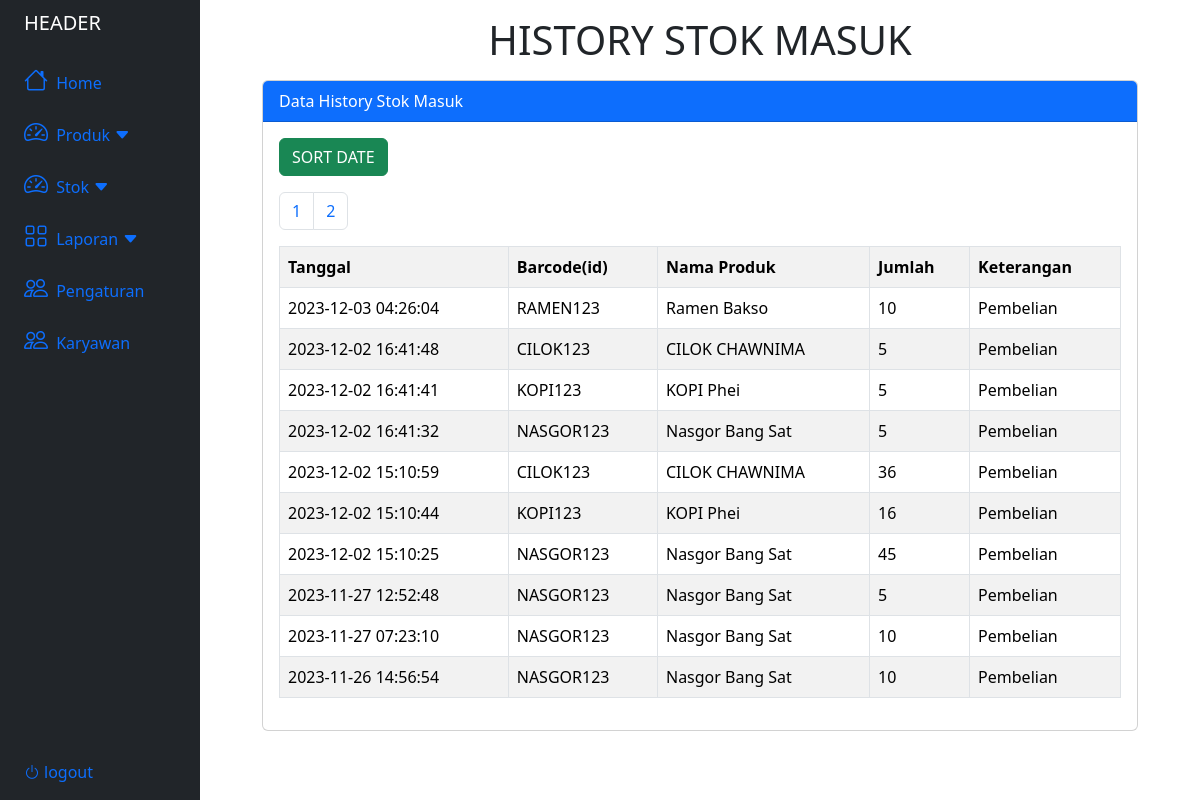
/laporan/sm_history.php, run on an earlier commit of the app's database.
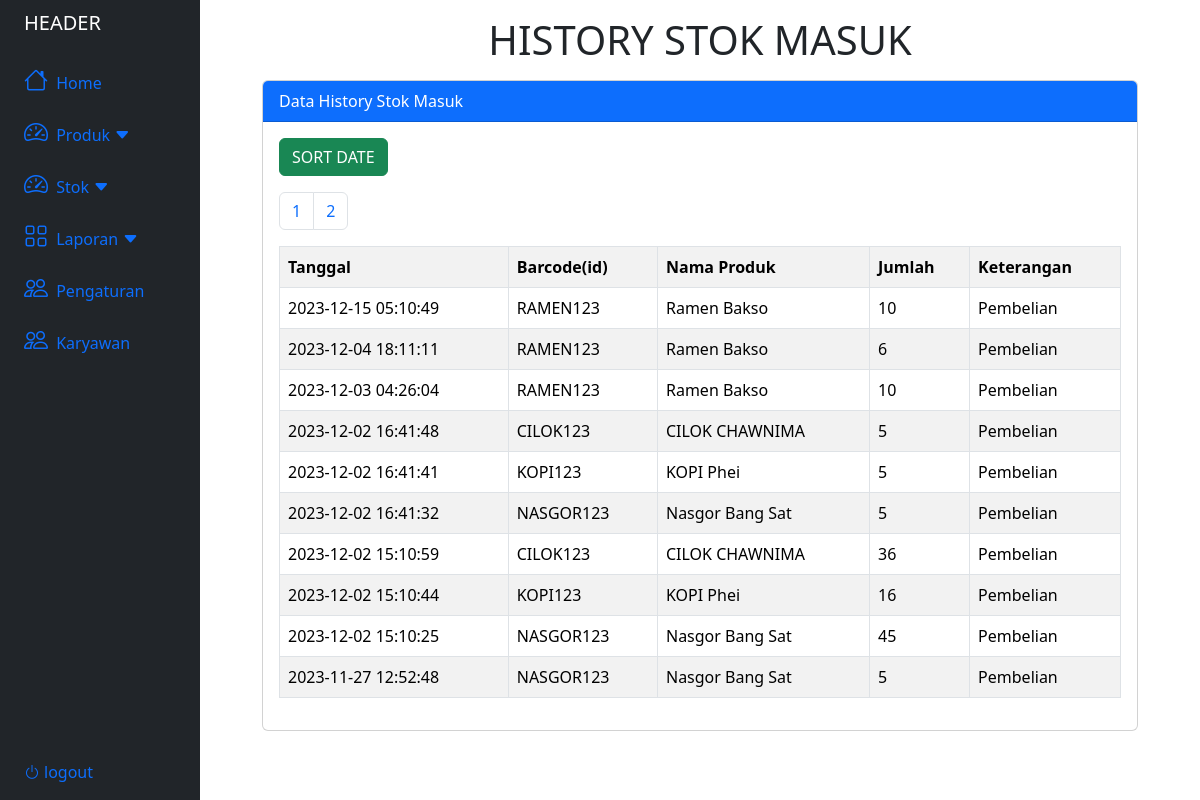
And on a later commit of the database.
### tables this page shows
CREATE TABLE `stokmasuk` (
  `id_sm` int(11) NOT NULL,
  `tanggal` timestamp NOT NULL DEFAULT current_timestamp(),
  `id_produk` varchar(50) NOT NULL,
  `jumlah` int(11) NOT NULL,
  `id_keterangan` int(50) NOT NULL
);

CREATE TABLE `produk` (
  `id_produk` varchar(50) NOT NULL,
  `nama_produk` varchar(50) NOT NULL,
  `satuan` int(50) NOT NULL,
  `kategori` int(50) NOT NULL,
  `harga` int(50) NOT NULL,
  `stok` int(50) NOT NULL DEFAULT 0
);

CREATE TABLE `keteranganmasuk` (
  `id_km` int(11) NOT NULL,
  `nama_km` varchar(50) NOT NULL
);

### laporan/sm_history.php (the view, shortened to what this page needs)
<?php
include("../database.php");
?>
<!DOCTYPE html>
<html lang="en">
<head>
    <link rel="stylesheet" href="https://cdnjs.cloudflare.com/ajax/libs/font-awesome/6.0.0/css/all.min.css">
    <link rel="stylesheet" href="https://cdn.jsdelivr.net/npm/bootstrap-icons@1.11.1/font/bootstrap-icons.css">
    <link href="https://cdn.jsdelivr.net/npm/bootstrap@5.3.2/dist/css/bootstrap.min.css" rel="stylesheet">
    <link rel="stylesheet" href="produkStyle.css">
</head>
<body>
    <div class="container-fluid">
        <div class="row flex-nowrap">
            <?php
            include("../header.php");
            ?>
            <div class="container col-9">
                <h1 class="text-center mt-3">HISTORY STOK MASUK</h1>
                <div class="card mt-3">
                    <div class="card-header bg-primary text-white">
                        Data History Stok Masuk
                    </div>
                    <div class="card-body">
                        <button type="button" class="btn btn-success mb-3" data-bs-toggle="modal" data-bs-target="#dateModal">
                            SORT DATE
                        </button>
                        <table class="table table-bordered table-striped table-hover">
                            <tr>
                                <th>Tanggal</th>
                                <th>Barcode(id)</th>
                                <th>Nama Produk</th>
                                <th>Jumlah</th>
                                <th>Keterangan</th>
                            </tr>
                            <?php
                            $limit = 10;
                            $page = isset($_GET['page']) ? $_GET['page'] : 1;
                            $start = ($page - 1) * $limit;
                            $tampil = mysqli_query($conn, "SELECT * FROM stokmasuk ORDER BY id_sm DESC LIMIT $start, $limit");
                            while ($data = mysqli_fetch_array($tampil)) :
                                $produk = mysqli_query($conn, "SELECT * FROM produk WHERE id_produk = '$data[id_produk]'");
                                $data_produk = mysqli_fetch_assoc($produk);
                                $keterangan = mysqli_query($conn, "SELECT * FROM keteranganmasuk WHERE id_km = '$data[id_keterangan]'");
                                $data_keterangan = mysqli_fetch_assoc($keterangan);
                            ?>
                                <tr>
                                    <td><?= $data['tanggal'] ?></td>
                                    <td><?= $data_produk['id_produk'] ?></td>
                                    <td><?= $data_produk['nama_produk'] ?></td>
                                    <td><?= $data['jumlah'] ?></td>
                                    <td><?= $data_keterangan['nama_km'] ?></td>
                                </tr>
                            <?php endwhile; ?>
                            <?php
                            $result_count = mysqli_query($conn, "SELECT COUNT(id_sm) AS total FROM stokmasuk");
                            $row = mysqli_fetch_assoc($result_count);
                            $total_records = $row['total'];
                            $total_pages = ceil($total_records / $limit);
                            echo "<ul class='pagination'>";
                            for ($i = 1; $i <= $total_pages; $i++) {
                                echo "<li class='page-item'><a class='page-link' href='sm_history.php?page=$i'>$i</a></li>";
                            }
                            echo "</ul>";
                            ?>
                        </table>
                    </div>
                </div>
            </div>
        </div>
    </div>
</body>
</html>

What changed in the data, as far as the page shows it:
no longer on this page (row unchanged): stokmasuk: tanggal "2023-11-27 07:23:10", id_produk.id_produk "NASGOR123", id_produk.nama_produk "Nasgor Bang Sat", jumlah "10", id_keterangan.nama_km "Pembelian"
no longer on this page (row unchanged): stokmasuk: tanggal "2023-11-26 14:56:54", id_produk.id_produk "NASGOR123", id_produk.nama_produk "Nasgor Bang Sat", jumlah "10", id_keterangan.nama_km "Pembelian"
added stokmasuk: tanggal "2023-12-15 05:10:49", id_produk.id_produk "RAMEN123", id_produk.nama_produk "Ramen Bakso", jumlah "10", id_keterangan.nama_km "Pembelian"
added stokmasuk: tanggal "2023-12-04 18:11:11", id_produk.id_produk "RAMEN123", id_produk.nama_produk "Ramen Bakso", jumlah "6", id_keterangan.nama_km "Pembelian"
